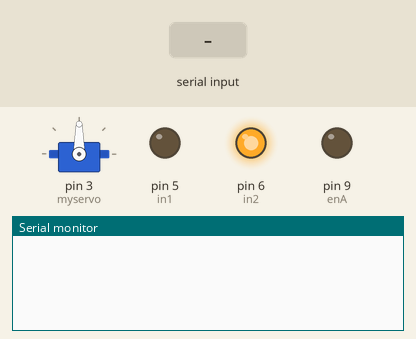
This sketch was run on a simulated Arduino Uno, built with avr-gcc and run on an emulated ATmega328P. Parts: servo, output pins drawn as LEDs (lit = HIGH), the last lines printed to the serial monitor. Inputs (shaded band) come from the test bench.

Above: at 1.2 s.
1.3 s: "30,150\n" received over Serial
At 2.5 s:
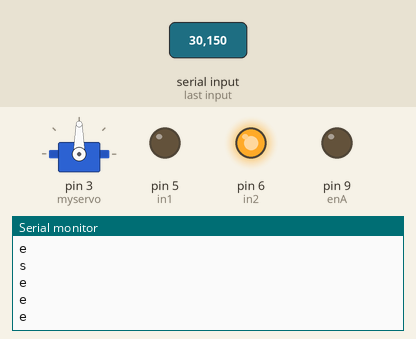
2.8 s: "2\n" received over Serial
At 3.6 s:
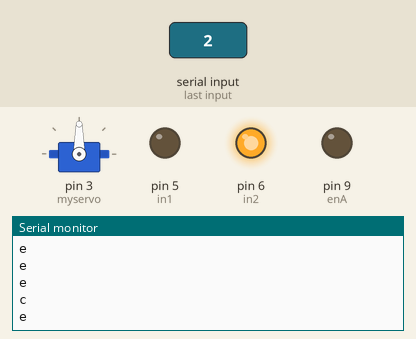

Measured:
- after the input at 1.3 s, the serial monitor: prints a new line at once (image 1)
- after the input at 2.8 s, the serial monitor: prints a new line at once (image 2)

The sketch:

sketch_apr09a.ino
```cpp
#include <Servo.h>

#define enA 9
#define in1 5
#define in2 6

Servo myservo;

int pos = 90;

void setup() {
  Serial.begin(115200);

  pinMode(enA, OUTPUT);
  pinMode(in1, OUTPUT);
  pinMode(in2, OUTPUT);

  // Set initial rotation direction
  digitalWrite(in1, LOW);
  digitalWrite(in2, HIGH);

  myservo.attach(3);

}

void loop() {
  if (Serial.available() > 0) {
    int inChar = Serial.read();
    char inp = (char)inChar;
    //Serial.println(inp);

    int val = inp - '0';

    if (val == 1) {
      Serial.println('s');
      digitalWrite(enA, 100); // PWM control for speed
//      if (pos==180){
//        for (int i=180; i>=90; i-=10){
//          myservo.write(i);
//          delay(50);
//        }
//        delay(50);
//      }
//      pos=90;
    }
    else if (val == 2) {
      Serial.println('c');
      digitalWrite(enA, 0);
//      if (pos==90){
//        for (int i=90; i<=180; i+=10){
//          myservo.write(i);
//          delay(50);
//        }
//      }
//      pos=180;
    }
    else {
      Serial.println('e');
      digitalWrite(enA, 0);
//      if (pos==180){
//        for (int i=180; i>=90; i-=10){
//          myservo.write(i);
//          delay(50);
//        }
//      }
//      pos=90;

    }
  }
}
```
